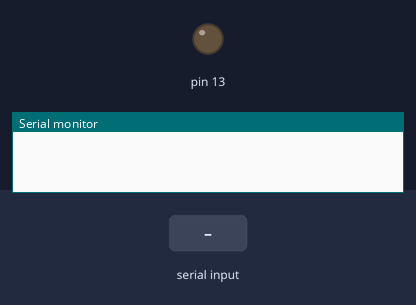
A sketch run on a simulated Arduino Uno, built with avr-gcc and run on an emulated ATmega328P. Shown: output pins drawn as LEDs (lit = HIGH), the last lines printed to the serial monitor. The inputs (shaded band) are chosen by the test bench.

Above: at 1.2 s.
1.3 s: "a" received over Serial
At 2.3 s:
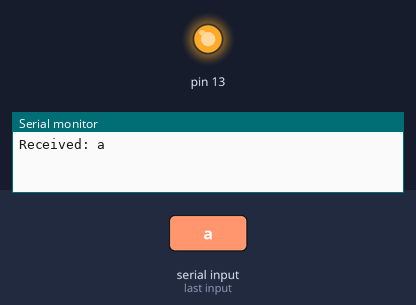
2.8 s: "1" received over Serial
At 3.4 s:
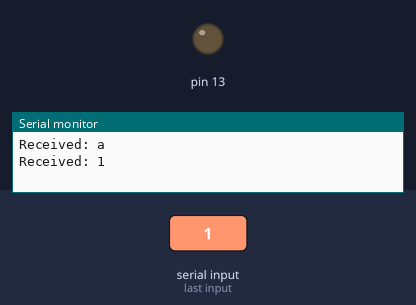
Timing chart, 0 to 5.8 s (numbered marks = the images above; inputs shaded):
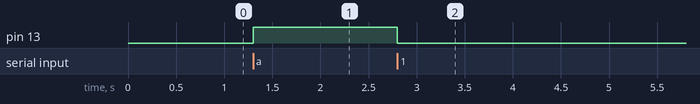

Measured:
- after the input at 1.3 s, pin 13: LOW → HIGH at once
- after the input at 2.8 s, pin 13: HIGH → LOW at once

The sketch:

remotecontrol.ino
```cpp
void setup()
{
    Serial.begin(9600);
    pinMode(13, OUTPUT);
}

void loop()
{
    //retorna o número de bytes de dados recebidos na porta serial e compara esse número com 0. Se o número de bytes disponíveis for maior que 0, serão executadas as instruções.
    if (Serial.available() > 0) {
        char ch = Serial.read();
        Serial.print("Received: ");
        Serial.println(ch);
        if (ch == 'a') {
            digitalWrite(13, HIGH); //acende led
        }
        else {
            digitalWrite(13, LOW);
        }
    }
}
```
